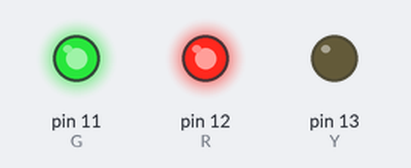
Bench run of a sketch on a simulated Arduino Uno, built with avr-gcc and run on an emulated ATmega328P. Parts: output pins drawn as LEDs (lit = HIGH).

Above: at 0.15 s.
At 0.4 s:
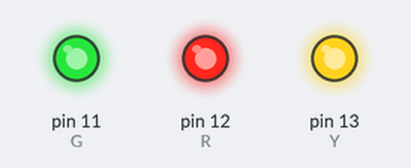
At 0.75 s:
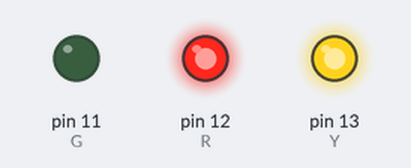
At 1.41 s:
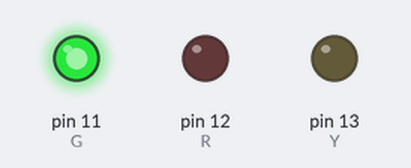
At 2.19 s:
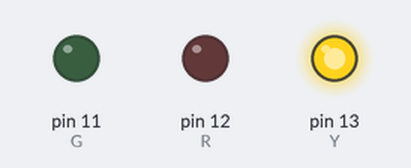
At 2.4 s:
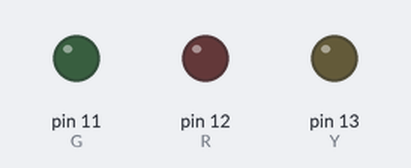
Timing chart, 0 to 3.1 s (numbered marks = the images above):
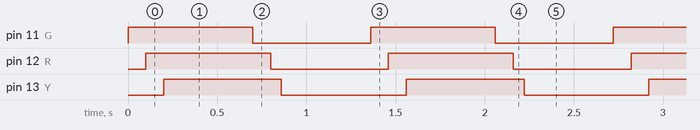

Measured:
- by itself, pin 11 (G), pin 12 (R): alternates HIGH for 0.70 s and LOW for 0.66 s
- by itself, pin 13 (Y): alternates HIGH for 0.66 s and LOW for 0.70 s
- by itself, everything shown: repeats every 1.4 s, in 6 steps

The sketch:

Pisca_pisca.ino
```cpp
int G = 11;
int R = 12;
int Y = 13;

void setup()
{
  pinMode(G,OUTPUT);
  pinMode(R,OUTPUT);
  pinMode(Y,OUTPUT);
}

void loop()
{
  digitalWrite(G,HIGH);
  delay(100);
  digitalWrite(R,HIGH);
  delay(100);
  digitalWrite(Y,HIGH);
  delay(500);
  digitalWrite(G,LOW);
  delay(100);
  digitalWrite(R,LOW);
  delay(60);
  digitalWrite(Y,LOW);
  delay(500);
}
```
